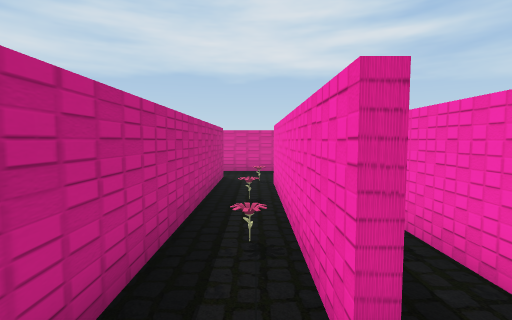
View 1 (above)

24 first-person views from a walk through a 3-D level made in the Unity game engine. The camera is 1.5 m above the floor, tilts 4° down and sees 85° across. The floor is counted in squares, 1 m on a side. Each view is taken from the middle of a square. On the plan, view 1 faces up. The plan holds only what a view shows up to about 14 squares ahead; the rest is blank. Some animated figures are not drawn.

View 2
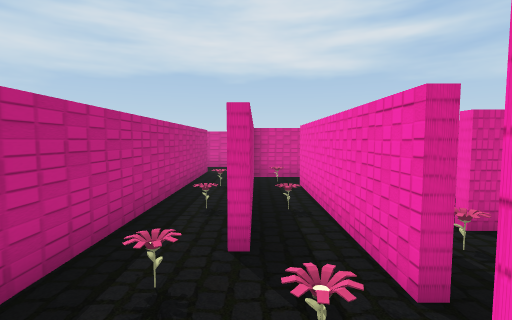

View 3
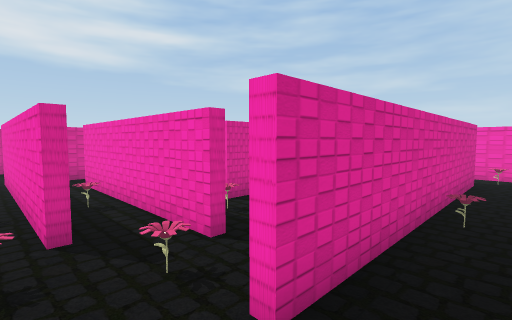

View 4
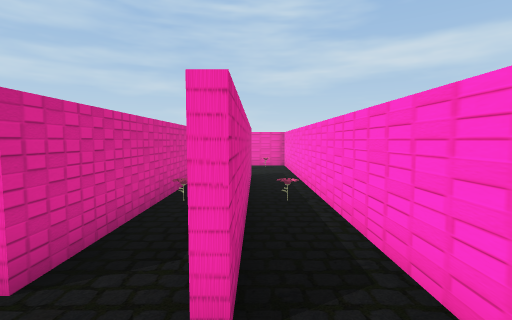

View 5
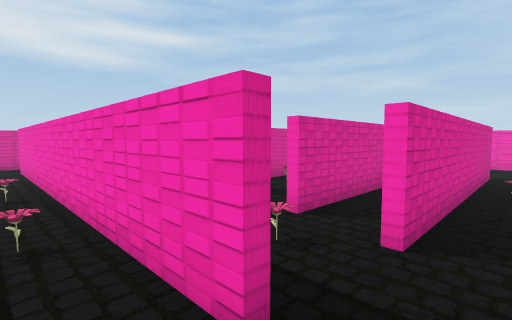

View 6
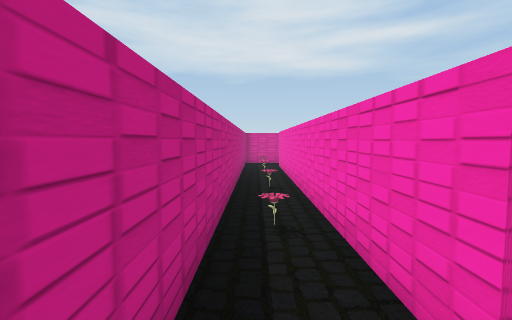

View 7
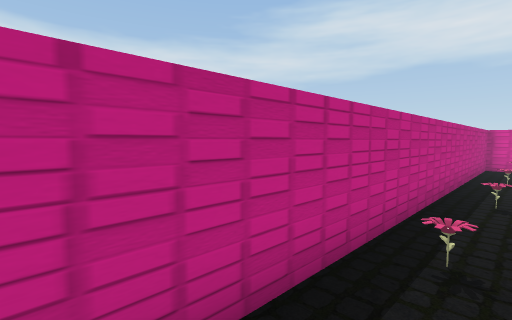

View 8
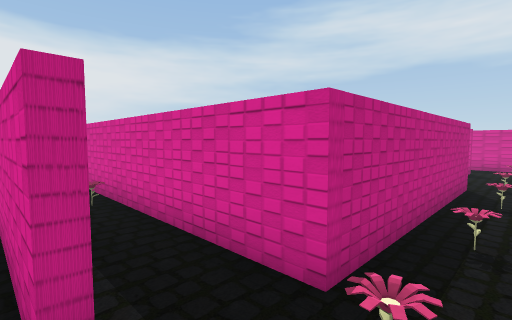

View 9
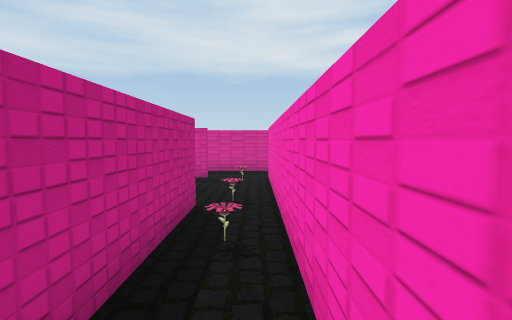

View 10
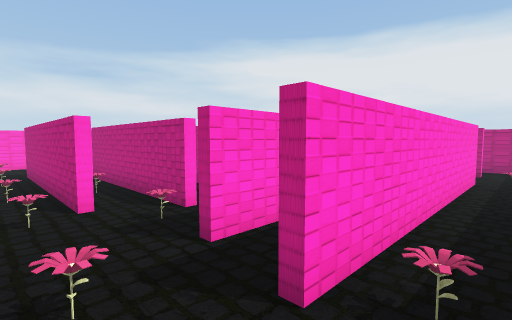

View 11
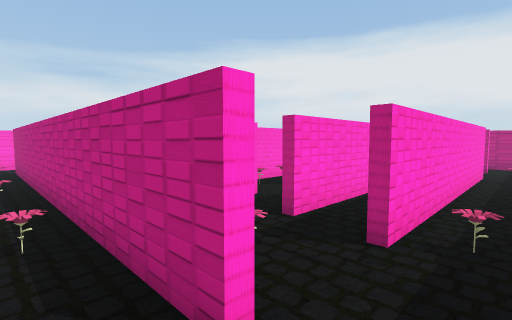

View 12
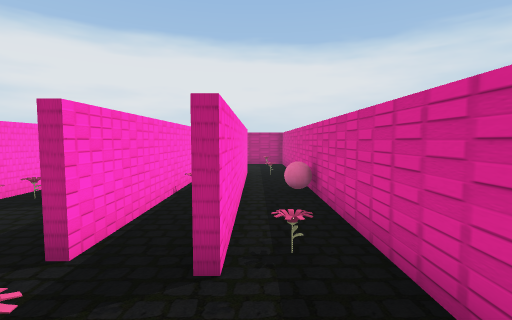

View 13
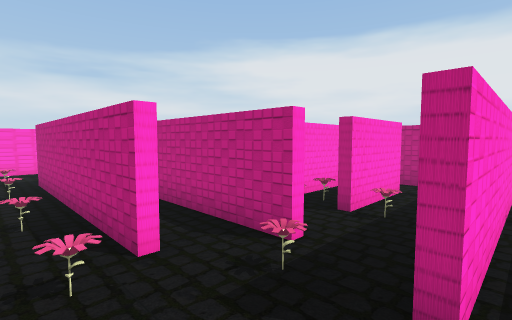

View 14
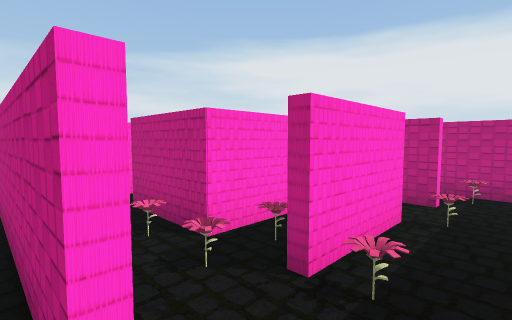

View 15
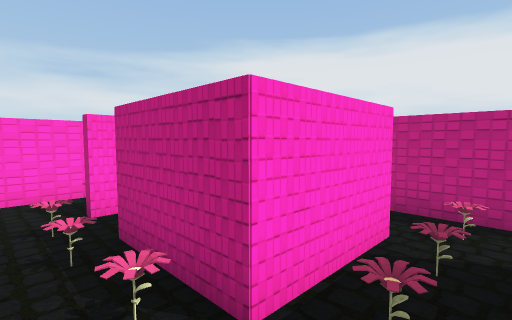

View 16
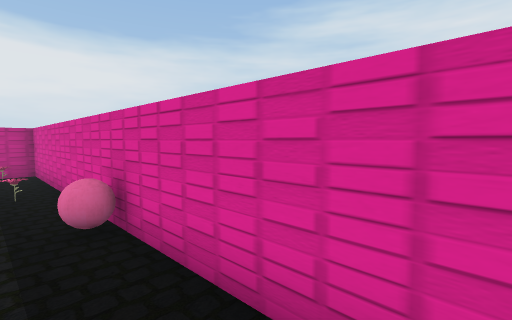

View 17
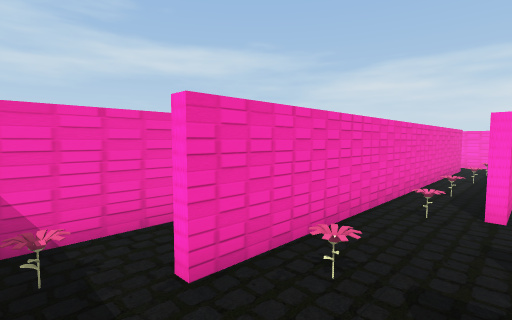

View 18
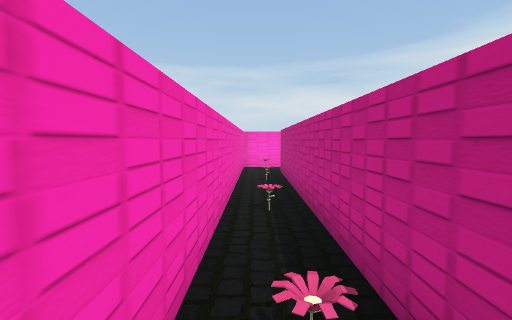

View 19
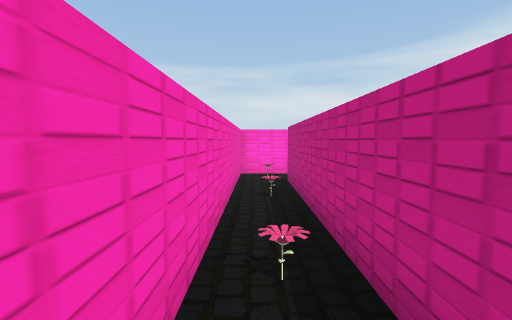

View 20
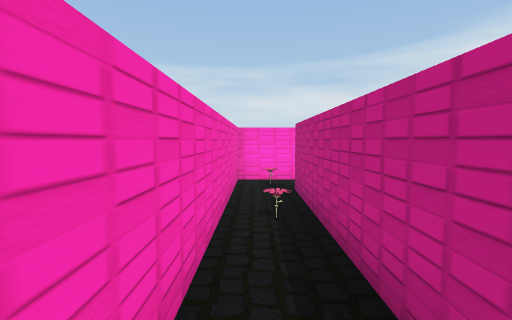

View 21
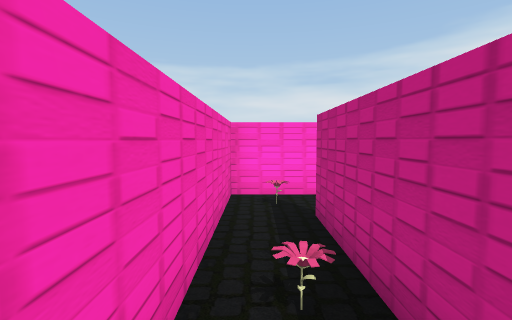

View 22
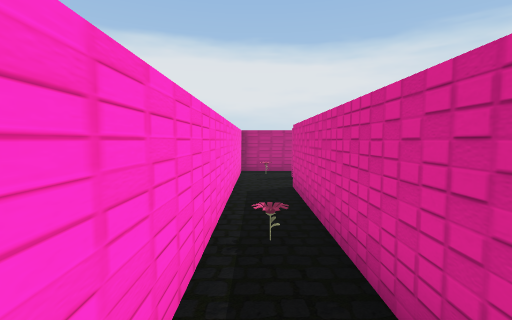

View 23
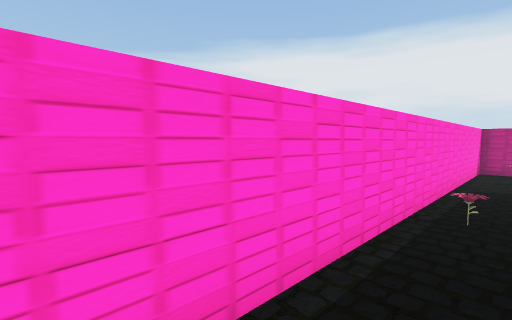

View 24
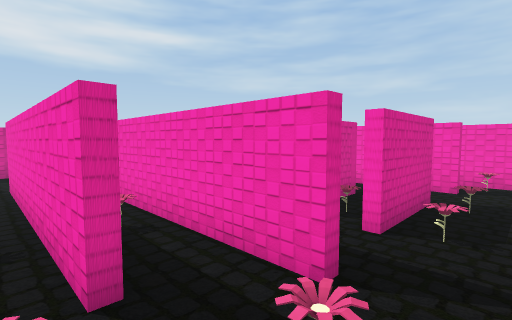

### Floor plan
Ten units are one square. View 1 is at (0, 0); x grows to the right and y downward. Boxes are objects, and circles mark ways between rooms. Rooms are numbered by the first view taken in them; rooms with no view inside come last. Other rooms are left out.
<svg viewBox="-42 -142 204 204">
<path fill="none" stroke="#000" d="M9 -42 9 -17 6 -17 6 -98M9 -88 9 -61M30 -94 9 -94M25 -5 25 -75 28 -75M-13 -116 -13 -5M116 -65 116 16 15 16M97 -75 97 -5M135 36 135 -115M111 38 10 38M111 -113 105 -113M136 -137 -5 -137M10 -116 110 -116M-5 57 135 57M-12 35 -16 35 -16 -116 -13 -116M-5 -137 -37 -137 -37 57 -5 57M138 -115 138 36M135 57 157 57 157 -129M69 -10 75 -10M44 -55 75 -55 75 -25 45 -25M28 -75 28 -48M44 -73 75 -73M76 -7 45 -7M70 13 94 13M94 -4 94 -11M29 -5 25 -5M113 6 113 -8"/>
<rect x="-5" y="-15" width="10" height="10" fill="#bbb"><title>flower</title></rect>
<rect x="-5" y="-45" width="10" height="10" fill="#bbb"><title>flower</title></rect>
<rect x="-5" y="-75" width="10" height="10" fill="#bbb"><title>other object</title></rect>
<rect x="-5" y="-105" width="10" height="10" fill="#bbb"><title>other object</title></rect>
<rect x="5" y="-5" width="10" height="10" fill="#bbb"><title>flower</title></rect>
<rect x="15" y="-45" width="10" height="10" fill="#bbb"><title>flower</title></rect>
<rect x="15" y="-85" width="10" height="10" fill="#bbb"><title>flower</title></rect>
<rect x="-5" y="15" width="10" height="10" fill="#bbb"><title>flower</title></rect>
<rect x="15" y="-135" width="10" height="10" fill="#bbb"><title>other object</title></rect>
<rect x="55" y="45" width="10" height="10" fill="#bbb"><title>flower</title></rect>
<rect x="55" y="15" width="10" height="10" fill="#bbb"><title>flower</title></rect>
<rect x="55" y="-135" width="10" height="10" fill="#bbb"><title>ball</title></rect>
<rect x="95" y="-125" width="10" height="10" fill="#bbb"><title>flower</title></rect>
<rect x="105" y="-85" width="10" height="10" fill="#bbb"><title>flower</title></rect>
<rect x="115" y="15" width="10" height="10" fill="#bbb"><title>flower</title></rect>
<rect x="115" y="-15" width="10" height="10" fill="#bbb"><title>flower</title></rect>
<rect x="115" y="-75" width="10" height="10" fill="#bbb"><title>flower</title></rect>
<rect x="115" y="-105" width="10" height="10" fill="#bbb"><title>flower</title></rect>
<rect x="125" y="-45" width="10" height="10" fill="#bbb"><title>flower</title></rect>
<rect x="-35" y="-5" width="10" height="10" fill="#bbb"><title>flower</title></rect>
<rect x="-35" y="-45" width="10" height="10" fill="#bbb"><title>flower</title></rect>
<rect x="-35" y="-85" width="10" height="10" fill="#bbb"><title>other object</title></rect>
<rect x="-35" y="-135" width="10" height="10" fill="#bbb"><title>other object</title></rect>
<rect x="-25" y="45" width="10" height="10" fill="#bbb"><title>other object</title></rect>
<rect x="135" y="45" width="10" height="10" fill="#bbb"><title>other object</title></rect>
<rect x="135" y="-135" width="10" height="10" fill="#bbb"><title>flower</title></rect>
<rect x="145" y="-5" width="10" height="10" fill="#bbb"><title>flower</title></rect>
<rect x="145" y="-45" width="10" height="10" fill="#bbb"><title>flower</title></rect>
<rect x="145" y="-85" width="10" height="10" fill="#bbb"><title>flower</title></rect>
<rect x="35" y="-25" width="10" height="10" fill="#bbb"><title>flower</title></rect>
<rect x="35" y="-65" width="10" height="10" fill="#bbb"><title>flower</title></rect>
<rect x="45" y="-25" width="10" height="10" fill="#bbb"><title>flower</title></rect>
<rect x="45" y="-65" width="10" height="10" fill="#bbb"><title>flower</title></rect>
<rect x="65" y="-65" width="10" height="10" fill="#bbb"><title>flower</title></rect>
<rect x="75" y="-25" width="10" height="10" fill="#bbb"><title>flower</title></rect>
<rect x="75" y="-35" width="10" height="10" fill="#bbb"><title>flower</title></rect>
<rect x="75" y="-55" width="10" height="10" fill="#bbb"><title>flower</title></rect>
<rect x="75" y="-65" width="10" height="10" fill="#bbb"><title>flower</title></rect>
<rect x="35" y="-85" width="10" height="10" fill="#bbb"><title>flower</title></rect>
<rect x="65" y="-85" width="10" height="10" fill="#bbb"><title>flower</title></rect>
<rect x="45" y="-5" width="10" height="10" fill="#bbb"><title>flower</title></rect>
<rect x="65" y="-5" width="10" height="10" fill="#bbb"><title>flower</title></rect>
<circle cx="0" cy="-120" r="3" fill="#2a7"/>
<circle cx="5" cy="10" r="3" fill="#2a7"/>
<circle cx="30" cy="-85" r="3" fill="#2a7"/>
<circle cx="30" cy="0" r="3" fill="#2a7"/>
<circle cx="-15" cy="-125" r="3" fill="#2a7"/>
<circle cx="-15" cy="45" r="3" fill="#2a7"/>
<circle cx="140" cy="-125" r="3" fill="#2a7"/>
<circle cx="140" cy="45" r="3" fill="#2a7"/>
<circle cx="100" cy="-85" r="3" fill="#2a7"/>
<circle cx="40" cy="-70" r="3" fill="#2a7"/>
<circle cx="85" cy="-70" r="3" fill="#2a7"/>
<circle cx="40" cy="-10" r="3" fill="#2a7"/>
<circle cx="85" cy="-10" r="3" fill="#2a7"/>
<text x="20" y="-50">1</text>
<text x="120" y="-30">2</text>
<text x="-30" y="-40">3</text>
<text x="150" y="-40">4</text>
<text x="80" y="-40">5</text>
<text x="60" y="-90">6</text>
<text x="70" y="0">7</text>
</svg>
Room 1 opens to room 2. Room 1 opens to room 6. Room 1 opens to room 7. Room 2 opens to room 3. Room 2 opens to room 4. Room 2 opens to room 6. Room 5 opens to room 6. Room 5 opens to room 7.

Where each view was taken, in squares from view 1:
view 1: 0 up, 0 right, facing up
view 2: 2 down, 1 right, facing up
view 3: 3 down, 0 right, facing up-right
view 4: 4 down, 1 left, facing right
view 5: 5 down, 3 left, facing up-right
view 6: 5 down, 3 left, facing up
view 7: 4 down, 2 left, facing up-left
view 8: 4 down, 13 right, facing up-left
view 9: 0 up, 13 right, facing up
view 10: 13 up, 13 right, facing down-left
view 11: 13 up, 15 right, facing down-left
view 12: 12 up, 14 right, facing left
view 13: 10 up, 13 right, facing down-left
view 14: 9 up, 10 right, facing down-left
view 15: 7 up, 9 right, facing down-left
view 16: 12 up, 11 right, facing up-left
view 17: 13 up, 11 right, facing down-right
view 18: 10 up, 15 right, facing down
view 19: 7 up, 15 right, facing down
view 20: 5 up, 15 right, facing down
view 21: 2 up, 15 right, facing down
view 22: 5 down, 10 right, facing left
view 23: 4 down, 12 right, facing down-left
view 24: 1 down, 0 right, facing up-right
